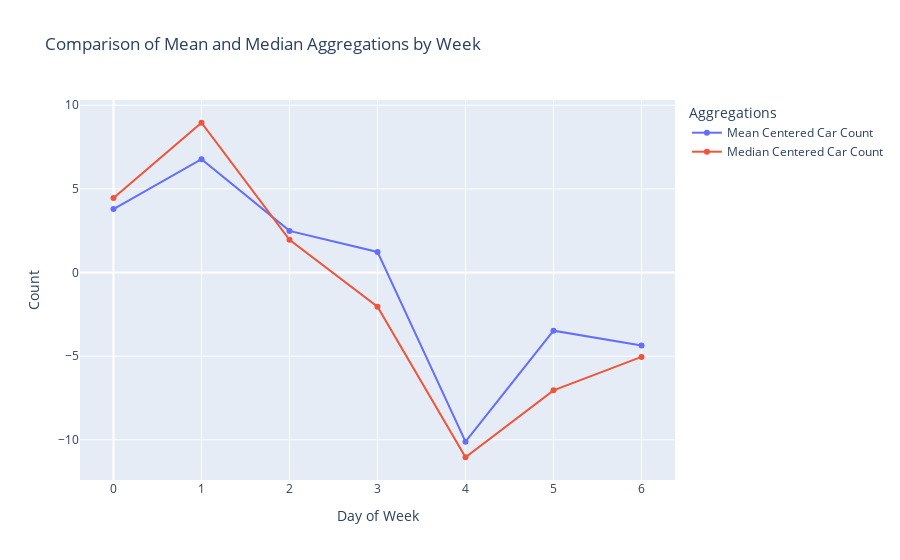

The code cell stored with this chart in its notebook:
### Code cell
# Create a new figure
fig = go.Figure()

# Add a trace for day_mean_df's centered_car_count
fig.add_trace(go.Scatter(x=week_mean_df['day_of_week'], 
                         y=week_mean_df['centered_car_count'], 
                         mode='markers+lines', 
                         name='Mean Centered Car Count'))


# Add a trace for day_med_df's centered_car_count
fig.add_trace(go.Scatter(x=week_med_df['day_of_week'], 
                         y=week_med_df['centered_car_count'], 
                         mode='markers+lines', 
                         name='Median Centered Car Count'))

# Update layout for better visualization
fig.update_layout(title='Comparison of Mean and Median Aggregations by Week',
                  xaxis_title='Day of Week',
                  yaxis_title='Count',
                  legend_title='Aggregations')

fig.show()

### Figure 1 — Plotly figure (JSON) as saved in the notebook; plotly's stock layout.template omitted (floating-point values rounded to 4 significant figures)
{"data": [{"mode": "markers+lines", "name": "Mean Centered Car Count", "type": "scatter", "x": [0, 1, 2, 3, 4, 5, 6], "y": [3.792, 6.775, 2.488, 1.23, -10.12, -3.478, -4.368]}, {"mode": "markers+lines", "name": "Median Centered Car Count", "type": "scatter", "x": [0, 1, 2, 3, 4, 5, 6], "y": [4.454, 8.954, 1.954, -2.046, -11.05, -7.046, -5.046]}], "layout": {"legend": {"title": {"text": "Aggregations"}}, "title": {"text": "Comparison of Mean and Median Aggregations by Week"}, "xaxis": {"title": {"text": "Day of Week"}}, "yaxis": {"title": {"text": "Count"}}}}
